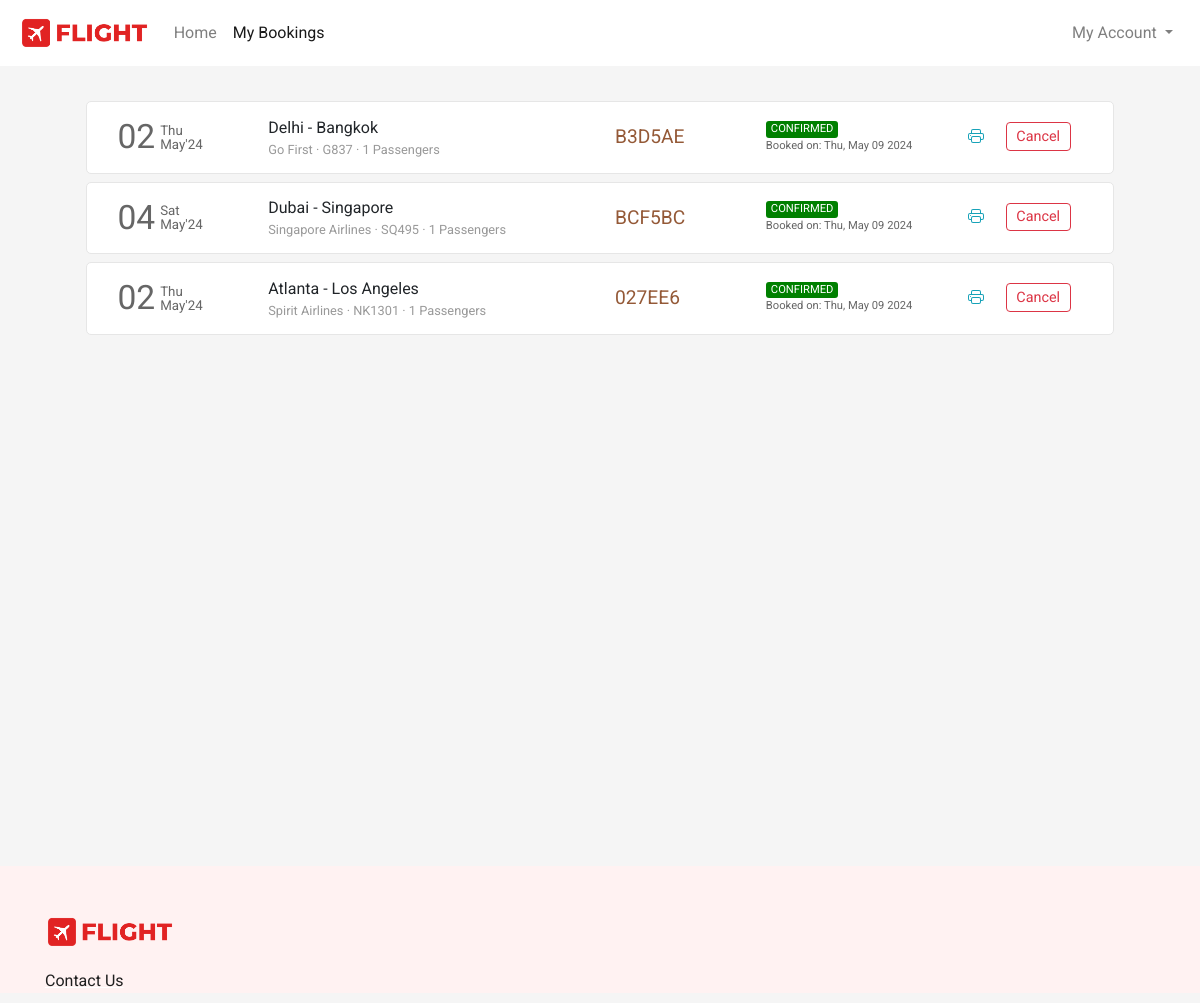
Screenshot of /flight/bookings (signed in) with the database file from the repository.
### booking/models.py (models this page shows, shortened)
class Ticket(models.Model):
    user = models.ForeignKey(User,on_delete=models.CASCADE,related_name="bookings", blank=True, null=True)
    ref_no = models.CharField(max_length=6, unique=True)
    passengers = models.ManyToManyField(Passenger, related_name="flight_tickets")
    flight = models.ForeignKey(Flight, on_delete=models.CASCADE, related_name="tickets", blank=True, null=True)
    flight_ddate = models.DateField(blank=True, null=True)
    flight_adate = models.DateField(blank=True, null=True)
    flight_fare = models.FloatField(blank=True,null=True)
    other_charges = models.FloatField(blank=True,null=True)
    coupon_used = models.CharField(max_length=15,blank=True)
    coupon_discount = models.FloatField(default=0.0)
    total_fare = models.FloatField(blank=True, null=True)
    seat_class = models.CharField(max_length=20, choices=SEAT_CLASS)
    booking_date = models.DateTimeField(default=datetime.now)
    mobile = models.CharField(max_length=20,blank=True)
    email = models.EmailField(max_length=45, blank=True)
    status = models.CharField(max_length=45, choices=TICKET_STATUS)

class Flight(models.Model):
    origin = models.ForeignKey(Place, on_delete=models.CASCADE, related_name="departures")
    destination = models.ForeignKey(Place, on_delete=models.CASCADE, related_name="arrivals")
    depart_time = models.TimeField(auto_now=False, auto_now_add=False)
    depart_day = models.ManyToManyField(Week, related_name="flights_of_the_day")
    duration = models.DurationField(null=True)
    arrival_time = models.TimeField(auto_now=False, auto_now_add=False)
    plane = models.CharField(max_length=24)
    airline = models.CharField(max_length=64)
    economy_fare = models.FloatField(null=True)
    business_fare = models.FloatField(null=True)
    first_fare = models.FloatField(null=True)

class Place(models.Model):
    city = models.CharField(max_length=64)
    airport = models.CharField(max_length=64)
    code = models.CharField(max_length=3)
    country = models.CharField(max_length=64)

### booking/views.py (the view)
# urls.py: path('flight/bookings', views.bookings, name="bookings"),
def bookings(request):
    if request.user.is_authenticated:
        tickets = Ticket.objects.filter(user=request.user).order_by('-booking_date')
        return render(request, 'flight/bookings.html', {
            'page': 'bookings',
            'tickets': tickets
        })
    else:
        return HttpResponseRedirect(reverse('login'))

### booking/templates/flight/bookings.html (shortened to what this page needs)
{% extends 'flight/layout.html' %}
{% load static %}
{% block head %}
    <link rel="stylesheet" href="{% static 'css/bookings_style.css' %}">
{% endblock head %}
{% block body %}
    <section class="section section1">
        <div class="container">
            {% if tickets %}
                {% for ticket in tickets %}
                    <div class="row each-booking-div" id="{{ticket.ref_no}}">
                        <div class="col-2" style="display: flex;">
                            <div style="display: flex; color: #666666; margin-top: auto;">
                                <div>
                                    <span style="font-size: 2.1em;">{{ticket.flight_ddate | date:"d"}}</span>
                                </div>
                                <div style="font-size: smaller; display: flex; margin: auto 0; padding-left: 5px; line-height: 1em;">
                                    <div style="margin: auto;">
                                        <div style="margin-bottom: 1px;">{{ticket.flight_ddate | date:"D"}}</div>
                                        <div style="margin-top: 1px;">{{ticket.flight_ddate | date:"M'y"}}</div>
                                    </div>
                                </div>
                            </div>
                        </div>
                        <div class="col-4 middle-div">
                            <div style="width:100%">
                                <div class="row places-div" style=" display: flex;">
                                    <div style="max-width: 45%;">{{ticket.flight.origin.city}}</div>
                                    <div>&nbsp;-&nbsp;</div>
                                    <div style="max-width: 45%;">{{ticket.flight.destination.city}}</div>
                                </div>
                                <div class="row places-div" style="font-size: .8em; color: #999999; ">
                                    <div style="max-width: 100%;">{{ticket.flight.airline}} &middot; {{ticket.flight.plane}} &middot; {{ticket.passengers.count}} Passengers</div>
                                </div>
                            </div>
                        </div>
                        <div class="col-2 middle-div">
                            <div style="font-size: 1.2em; color: #945937;">{{ticket.ref_no}}</div>
                        </div>
                        <div class="col-2 middle-div">
                            <div>
                                <div class="row status-div">
                                    {% if ticket.status == 'CONFIRMED' %}
                                        <div class="green">{{ticket.status}}</div>
                                    {% endif %}
                                </div>
                                <div class="row booking-date-div" style="font-size: .7em; color: #666;">
                                    {% if ticket.status == 'CONFIRMED' %}
                                        Booked on: {{ticket.booking_date | date:"D, M d Y"}}
                                    {% endif %}
                                </div>
                            </div>
                        </div>
                        <div class="col-2 last-div">
                            <div>
                                <div class="ticket-action-div">
                                    {% if ticket.status == 'CONFIRMED' %}
                                        <form action="{% url 'getticket' %}" method="get" target="_blank">
                                            <button type="submit" class="btn btn-outline-info btnp pbtn">
                                            </button>
                                        </form>
                                        <button class="btn btn-outline-danger btnp cbtn"  data-ref="{{ticket.ref_no}}" onclick="popup(this)">Cancel</button>
                                    {% endif %}
                                </div>
                            </div>
                        </div>
                    </div>
                {% endfor %}
            {% endif %}
        </div>
    </section>
{% endblock %}

### booking/templates/flight/layout.html (shortened to what this page needs)
{% load static %}
<!DOCTYPE html>
<html lang="en">
<head>
  <link rel="stylesheet" href="https://stackpath.bootstrapcdn.com/bootstrap/4.4.1/css/bootstrap.min.css">
  <link rel="stylesheet" href="https://use.typekit.net/cav5lva.css">
  <link rel="stylesheet" href="{% static 'css/layout_style.css' %}">
  {% block head %}
  {% endblock %}
</head>
<body>
  <div class="container-fluid">
    <nav class="navbar navbar-expand-lg navbar-light">
      <a class="navbar-brand" href="{% url 'index' %}">
          <img src="{% static 'img/icon_logo.png' %}" height="34" alt="">
      </a>
      <div class="collapse navbar-collapse" id="navbarSupportedContent">
        <ul class="navbar-nav mr-auto">
          <li class="nav-item {% if not page %}active{% endif %}">
            <a class="nav-link" href="{% url 'index' %}">Home</a>
          </li>
          <li class="nav-item {% if page == 'bookings' %}active{% endif %}">
            <a class="nav-link" href="{% url 'bookings' %}">My Bookings</a>
          </li>
        </ul>
        <ul class="navbar-nav">
          {% if not user.is_authenticated %}
            <li class="nav-item">
              <button class="btn btn-outline-danger" style="border-radius: 25rem;" onclick="window.location.href = '/login';">
                <svg width="1.1em" height="1.1em" viewBox="0 1.5 16 16" class="bi bi-person-fill" fill="currentColor" xmlns="http://www.w3.org/2000/svg">
                  <path fill-rule="evenodd" d="M3 14s-1 0-1-1 1-4 6-4 6 3 6 4-1 1-1 1H3zm5-6a3 3 0 1 0 0-6 3 3 0 0 0 0 6z"/>
                </svg>
                Login
              </button>
            </li>
          {% else %}
            <li class="nav-item dropdown my-account">
              <a class="nav-link dropdown-toggle" href="#" id="navbarDropdown" role="button" data-toggle="dropdown" aria-haspopup="true" aria-expanded="false">
                My Account
              </a>
            </li>
          {% endif %}
        </ul>
      </div>
    </nav>
    <main>
      {% block body %}{% endblock %}
    </main>
    <footer>
      <div class="container">
        <div>
          <div class="logo-container">
            <img src="{% static 'img/icon_logo.png' %}">
          </div>
          <div class="footer-content">
            <div class="links-container">
              <div>
                <ul class="link-list">
                  <li class="list-item"><a class="footer-links" href="{% url 'contact' %}">Contact Us</a></li>
                </ul>
              </div>
            </div>
          </div>
        </div>
      </div>
    </footer>
  </div>
</body>
</html>

### static/css/layout_style.css (style rules this page uses)
body { margin: 0px; padding: 0px; font-family: "Rubik", sans-serif; font-weight: normal; font-style: normal; min-width: 250px; }
.container-fluid { padding-left: 0px; padding-right: 0px; }
.navbar { padding: .7rem 1.2rem; background-color: #fff; transition-duration: .2s; }
.section { background-size: cover; background-position: center; background-repeat: no-repeat; padding: 30px 50px; min-height: 100vh; }
footer { background-color: rgb(255,242,242); margin-top: 0px; padding-top: 1px; }
footer .container > div { font-family: Barlow, sans-serif; margin: 48px 0px 10px; flex-shrink: 0; max-width: 100%; overflow: hidden; }
.footer-content { padding-top: 20px; display: flex; -webkit-box-pack: justify; justify-content: space-between; }
.links-container { text-align: left; flex-direction: row; display: flex; }
.logo-container img { width: 130px; }
.links-container > div { flex: 1 0 0px; }
.links-container > div ul { padding-inline-start: 0px; margin-block-start: 0px; margin-block-end: 0px; list-style-type: none; margin-right: 50px; }
.footer-links { white-space: nowrap; color: rgb(31, 31, 31); text-decoration: underline solid rgb(255, 255, 255); transition: all 0.1s ease 0s; }

### static/css/bookings_style.css (style rules this page uses)
* { font-family: 'Roboto', sans-serif; }
body { background-color: #f5f5f5; word-wrap: break-word; }
.container { cursor: pointer; }
.each-booking-div { width: 96%; margin: 5px auto 8px auto; transition-duration: .4s; padding: 10px 15px; background-color: #fff; border: 1px solid #e6e6e6; border-radius: 5px; }
.btnp { padding: .15rem .6rem; font-size: .9em; margin-top: 3px; margin-bottom: 5px; }
.each-booking-div > div { display: flex; overflow: auto; }
.each-booking-div > div > div { margin-top: auto; margin-bottom: auto; width: 100%; }
.green, .red, .orange { border-radius: 3px; color: white; padding-left: 5px; padding-right: 5px; font-size: .7em; }
.green { background-color: green; }
.ticket-action-div { display: flex; justify-content: space-evenly; }
.pbtn, .rbtn { border: 0; }

### rows the page displays
Ticket: flight_ddate "02", flight_ddate "Thu", flight_ddate "May'24", flight.origin.city "Delhi", flight.destination.city "Bangkok", flight.airline "Go First", flight.plane "G837", passengers.count "1", ref_no "B3D5AE", status "CONFIRMED", booking_date "Thu, May 09 2024"
Ticket: flight_ddate "04", flight_ddate "Sat", flight_ddate "May'24", flight.origin.city "Dubai", flight.destination.city "Singapore", flight.airline "Singapore Airlines", flight.plane "SQ495", passengers.count "1", ref_no "BCF5BC", status "CONFIRMED", booking_date "Thu, May 09 2024"
Ticket: flight_ddate "02", flight_ddate "Thu", flight_ddate "May'24", flight.origin.city "Atlanta", flight.destination.city "Los Angeles", flight.airline "Spirit Airlines", flight.plane "NK1301", passengers.count "1", ref_no "027EE6", status "CONFIRMED", booking_date "Thu, May 09 2024"
